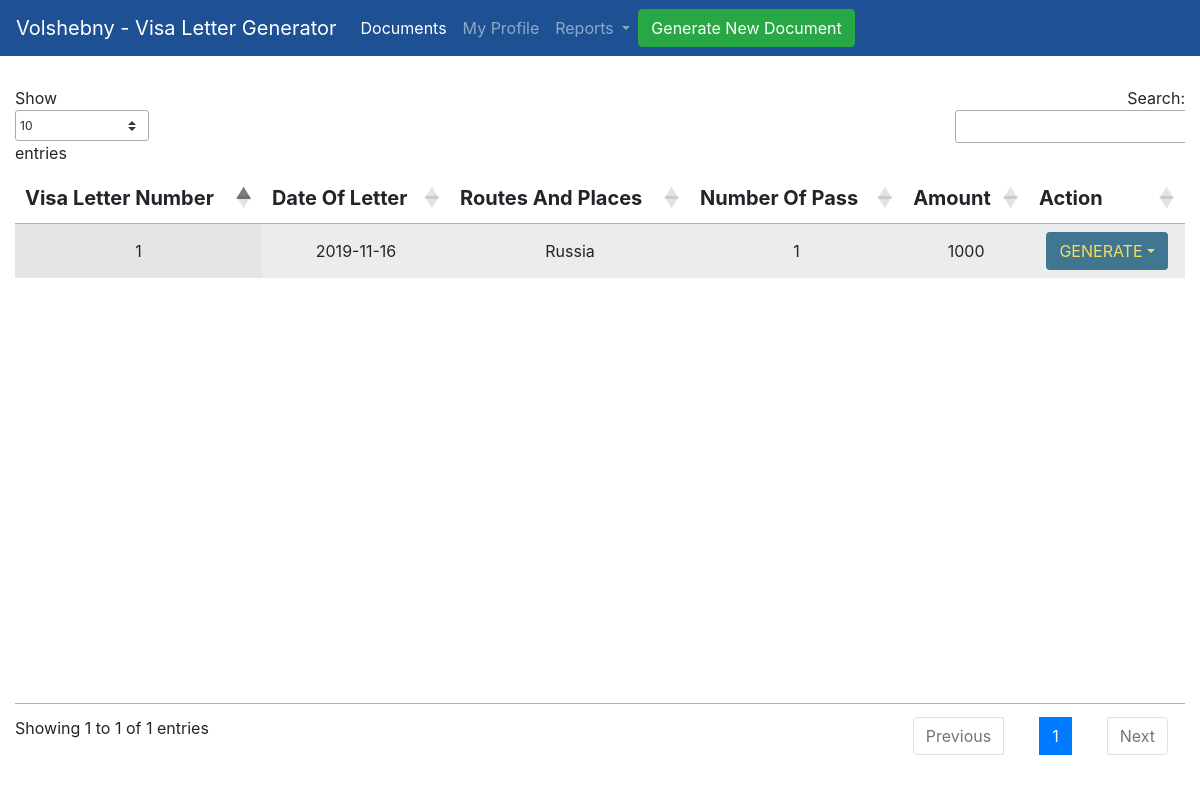
The app's page /list_copy (signed in), older data.
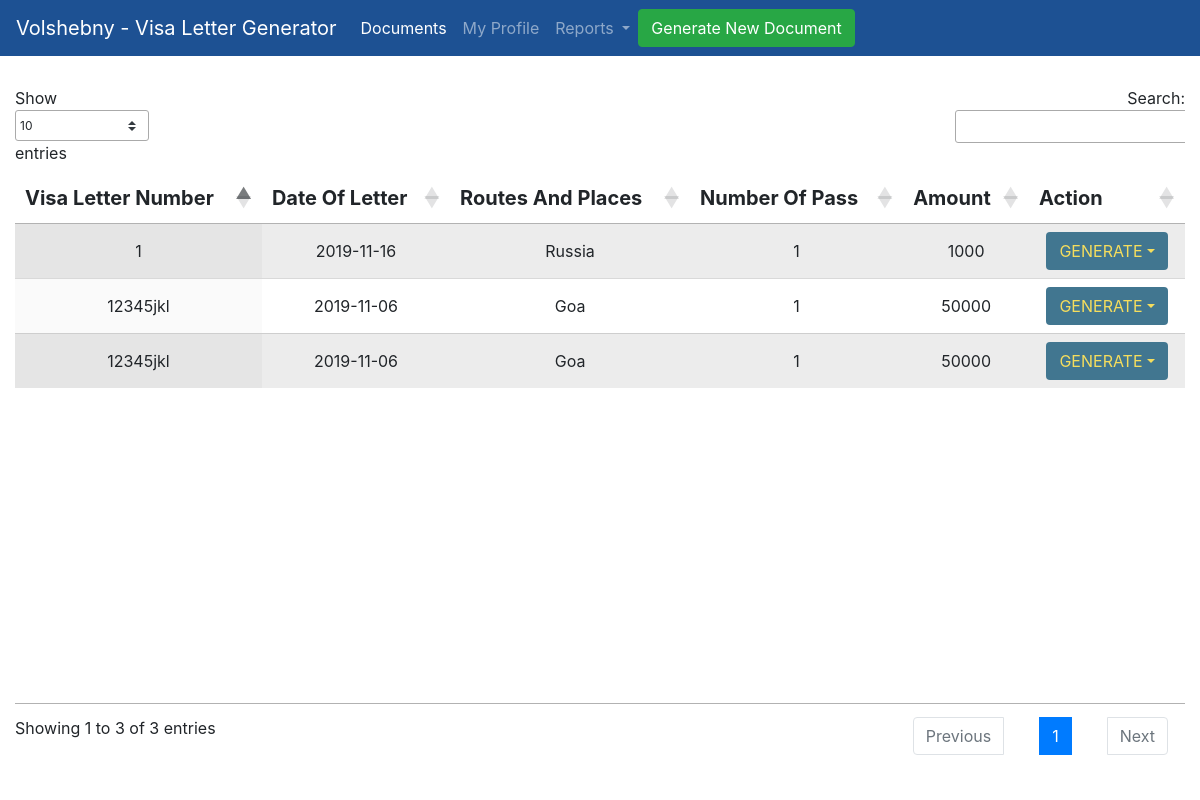
The same page, newer data.
### generateletter/models.py (models this page shows, shortened)
class Visaletters(models.Model):
    Organization_Details = models.ForeignKey(Organization,on_delete=models.PROTECT,related_name="Organization_Name",)
    MULTIPLICITY = (
        ("single", "single"),
        ("double", "double"),
    )
    PAS = (("1", "1"), ("2", "2"), ("3", "3"), ("4", "4"), ("5", "5"))
    TOUR = (
        ("TOURISM","TOURISM"),
        ("AIM TOURISM","AIM TOURISM")
    )
    GENDER = (
        ("M","M"),
        ("F","F"),
    )
    def number():
        no = Visaletters.objects.count()
        if no == None:
            return 1
        else:
            return (int(str( ( 220 - 64 ) + no + 1 )+"2019"))
    multiplicity = models.CharField(choices=MULTIPLICITY, default="SINGLE",max_length=100)
    no_passengers = models.IntegerField(default=1)
    Country = CountryField(blank_label='(select country)')
    Tourism= models.CharField(choices=TOUR, default="TOURISM",max_length= 100 )
    entry_from = models.CharField(max_length=200)
    departure_to = models.CharField(max_length=200)
    Visa_Letter_Number = models.CharField(default=number,max_length=200)
    Visa_Letter_N = models.CharField(default = str(number),editable=False,max_length=200)
    Date_of_letter = models.CharField(max_length=200, blank=True)
    Routes_and_Places = models.CharField(max_length=500, default="moscow")
    hotels = models.CharField(max_length=264)
    multi = (("Paid", "Paid"), ("unpaid", "unpaid"))
    Payment_status = models.CharField(max_length=200, choices=multi, default="unpaid")
    amount = models.PositiveIntegerField()
    firstname_1 = models.CharField(max_length=264)
    lastname_1 = models.CharField(max_length=264)
    Passport_Number_1 = models.CharField(max_length=200, unique=True)
    Date_Of_Birth_1 = models.CharField(max_length=200)
    Sex_1 = models.CharField(choices=GENDER,max_length=100)
    firstname_2 = models.CharField(max_length=264, blank=True)
    lastname_2 = models.CharField(max_length=264, blank=True)
    Passport_Number_2 = models.CharField(max_length=200, blank=True)
    Date_Of_Birth_2 = models.CharField(max_length=200, blank=True)
    Sex_2 = models.CharField(max_length=100,choices=GENDER, blank=True)
    firstname_3 = models.CharField(max_length=264, blank=True)
    lastname_3 = models.CharField(max_length=264, blank=True)
    Passport_Number_3 = models.CharField(max_length=200, blank=True)
    Date_Of_Birth_3 = models.CharField(max_length=200, blank=True)
    Sex_3 = models.CharField(max_length=100,choices=GENDER, blank=True)
    firstname_4 = models.CharField(max_length=264, blank=True)
    lastname_4 = models.CharField(max_length=264, blank=True)
    Passport_Number_4 = models.CharField(max_length=200, blank=True)
    Date_Of_Birth_4 = models.CharField(max_length=200, blank=True)
    Sex_4 = models.CharField(max_length=100,choices=GENDER, blank=True)
    firstname_5 = models.CharField(max_length=264, blank=True)
    lastname_5 = models.CharField(max_length=264, blank=True)
    Passport_Number_5 = models.CharField(max_length=200, blank=True)
    Date_Of_Birth_5 = models.CharField(max_length=200, blank=True)
    Sex_5 = models.CharField(max_length=100,choices=GENDER, blank=True)
    class Meta:
        verbose_name_plural = "Fill Form to Generate Visa Letter and Voucher"

### generateletter/views.py (the view)
# urls.py: path("list_copy", views.list_view_copy.as_view(), name="listcopy"),
@method_decorator(login_required, name='dispatch')
class list_view_copy(ListView):
    model = Visaletters
    context_object_name = "list_view"
    template_name = "generateletter/list_copy.html"

### templates/generateletter/list_copy.html (shortened to what this page needs)
<!doctype html>
<html lang="en">
  <head>
    <link rel="stylesheet" href="https://maxcdn.bootstrapcdn.com/bootstrap/4.0.0/css/bootstrap.min.css">
    <link rel="stylesheet" href="http://cdn.datatables.net/1.10.19/css/jquery.dataTables.min.css">
    <link rel="stylesheet" type="text/css"
      href="https://cdn.datatables.net/v/bs4-4.1.1/dt-1.10.18/af-2.3.2/cr-1.5.0/fc-3.2.5/fh-3.1.4/kt-2.5.0/r-2.2.2/rg-1.1.0/rr-1.2.4/sc-1.5.0/sl-1.2.6/datatables.min.css" />
  </head>
  <body>
    <nav class="navbar navbar-expand-lg navbar-dark" style="background-color: #1d5193;">
  <a class="navbar-brand" href="#">Volshebny - Visa Letter Generator</a>
  <div class="collapse navbar-collapse" id="navbarNavDropdown">
    <ul class="navbar-nav">
      <li class="nav-item active">
        <a class="nav-link" href="#">Documents <span class="sr-only">(current)</span></a>
      </li>
      <li class="nav-item">
        <a class="nav-link" href="#">My Profile</a>
      </li>
      <li class="nav-item dropdown">
        <a class="nav-link dropdown-toggle" href="#" id="navbarDropdownMenuLink" role="button" data-toggle="dropdown" aria-haspopup="true" aria-expanded="false">
          Reports
        </a>
      </li>
    </ul>
    <a class="btn navbar-btn btn-success" href="http://volshebny.pythonanywhere.com/admin/generateletter/visaletters/add/">Generate New Document</a>
  </div>
</nav>
      {% if list_view %}
      <div id="content">
        <div class="container-fluid" style="margin-top:30px">
      <div class="table-responsive">
          <table  id="myTable" class="display table-striped text-center" style="width:100%">
          <thead class="thead-dark" style="font-size:20px;">
              <th scope="col" >Visa Letter Number</th>
              <th scope="col">Date Of Letter</th>
              <th scope="col">Routes And Places</th>
              <th scope="col">Number Of Pass</th>
              <th scope="col">Amount</th>
              <th scope="col">Action</th>
            </thead>
            {% for acc in list_view %}
              <tr style="font-size:16px">
                <td>{{ acc.Visa_Letter_Number }}</td>
                <td>{{ acc.Date_of_letter }}</td>
                <td>{{ acc.Routes_and_Places }}</td>
                <td>{{ acc.no_passengers }}</td>
                <td>{{ acc.amount }}</td>
                <td class="dropdown"><a href ='#' class = 'btn  dropdown-toggle' id="dropdownMenuButton" data-toggle="dropdown" aria-haspopup="true" aria-expanded="false" style="font-size:16px;color:#F5DD5D;background-color: #417690">GENERATE</a>
                  </td>
              </tr>
            {% endfor %}
        </table>
       </div>
          </div>
        </div>
      {% else %}
        <p>No Access Records. Table Not Created.</p>
      {% endif %}
  </body>
</html>

Row changes from the older to the newer data that the page shows:
added Visaletters: Visa_Letter_Number "12345jkl", Date_of_letter "2019-11-06", Routes_and_Places "Goa", no_passengers "1", amount "50000"
added Visaletters: Visa_Letter_Number "12345jkl", Date_of_letter "2019-11-06", Routes_and_Places "Goa", no_passengers "1", amount "50000"
Text that changed along with them:
text written by a page script: "Show entries Search: Showing 1 to 1 of 1 entries Previous 1 Next" → "Show entries Search: Showing 1 to 3 of 3 entries Previous 1 Next"
